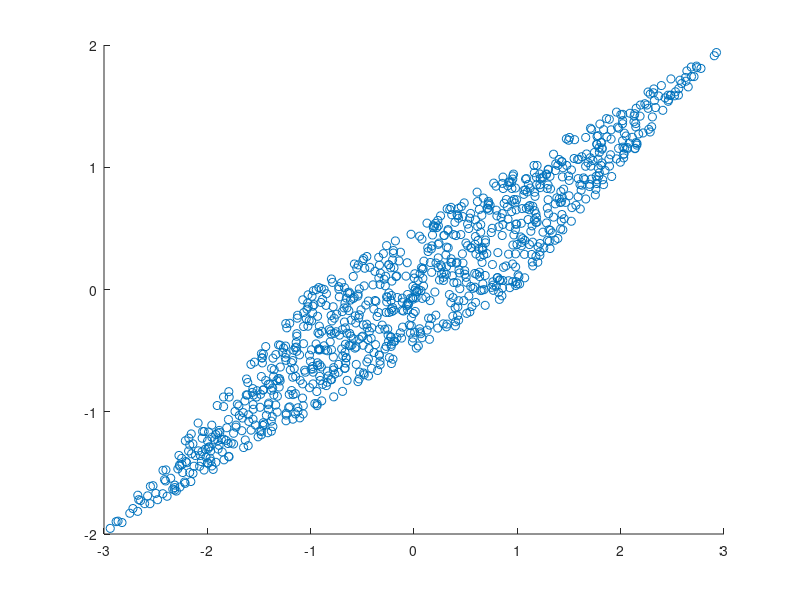

This chart was generated by the following MATLAB code: (Note: this script raises an error after producing the figure.)
function icaRectangularData()

a = -1;
b = 1;
N = 1000;
r1 = (b-a).*rand(N,1) + a;
r2 = (b-a).*rand(N,1) + a;
x = 2*r1 + r2;
y = r1 + r2;
data = [x,y];
%fdata = (data.').^3;
%fdata = (data.' * data) * data.';
%W = eye(2);
% Random initial weights
%normRows = @(X) bsxfun(@times,X,1 ./ sqrt(sum(X.^2,2)));
%W = normRows(rand(2,2));
figure
scatter(x,y);

W = eye(2,2);
I = eye(2,2);

error = 0.0001;
rms = 1;
i = 0;
%for i = 1 : 1000
while rms > error
    i = i + 1;
    Y =  W * (data.');
    fY = (Y).^3;
    tmp = fY * Y.';
    dw = ((I*N) - tmp) * W/N;
    Wlast = W;
    W = W + 0.05 * dw;
    rms = convergence(W, Wlast);
end

Z = W * data.';
figure
plot(Z(1,:), Z(2,:), 'o');
end

